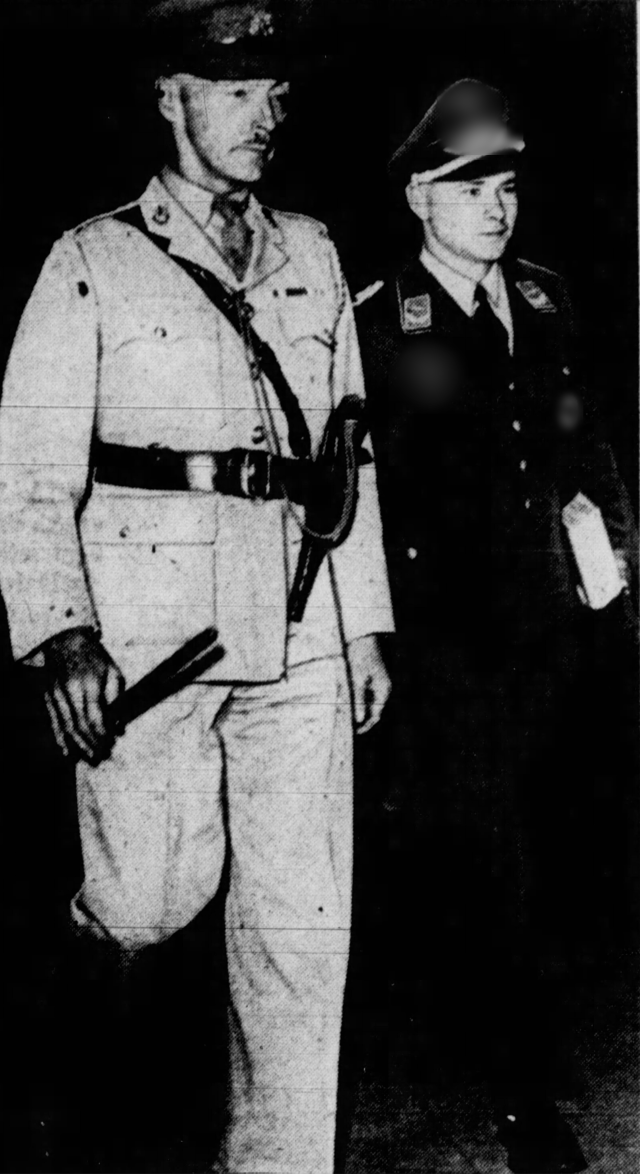
#> input picture video/krug-detroit/assets/stills/krug_1942.jpg, 3840 x 7039 px (shown at 1/6 size)
$ python thumbnail.py
#> lines starting #> are read from the running program, lines starting #| are printed output that depends on the picture
"""YouTube thumbnail (1280x720) in the channel's thumbnail format: one archive photo, a big caps
question, a red grease-pencil arrow at the detail that answers it, a small caps tag line.
Base photo: Jack Delano, Chicago at night, May 1943 (LoC LC-USW36-606, public domain).
Usage: python3 tools/thumbnail.py   (needs thumbnail/freight_master.tif and Barlow Condensed TTFs)"""
from pathlib import Path
import math
import numpy as np
from PIL import Image, ImageDraw, ImageFilter, ImageFont

ROOT = Path(__file__).resolve().parent.parent
T = ROOT / "thumbnail"
RED = (224, 68, 46)
W, H = 1280, 720

# [21 lines left out: function base, not called in this run]

def text(d, xy, s, size, font="Black", stroke=9, fill=(255, 255, 255), anchor="la"):
    f = ImageFont.truetype(str(T / f"BarlowCondensed-{font}.ttf"), size)
    x, y = xy
    d.text((x + 5, y + 7), s, font=f, fill=(0, 0, 0), stroke_width=stroke, stroke_fill=(0, 0, 0), anchor=anchor)
    d.text((x, y), s, font=f, fill=fill, stroke_width=stroke, stroke_fill=(0, 0, 0), anchor=anchor)

def arrow(img, pts, width=15):
    """Hand-drawn curved arrow (quadratic Bezier) ending in an open head; black outline under red."""
    (x0, y0), (cx, cy), (x1, y1) = pts
    path = [((1 - t) ** 2 * x0 + 2 * (1 - t) * t * cx + t * t * x1, (1 - t) ** 2 * y0 + 2 * (1 - t) * t * cy + t * t * y1)
            for t in np.linspace(0, 1, 60)]
    ang = math.atan2(y1 - path[-6][1], x1 - path[-6][0])
    head = [(x1 + 46 * math.cos(ang + s * 2.6), y1 + 46 * math.sin(ang + s * 2.6)) for s in (-1, 1)]
    d = ImageDraw.Draw(img)
    for col, w in (((0, 0, 0), width + 8), (RED, width)):
        d.line(path, fill=col, width=w, joint="curve")
        for h in head:
            d.line([h, (x1, y1)], fill=col, width=w)
        for p in [path[0], path[-1], *head]:
            d.ellipse([p[0] - w / 2, p[1] - w / 2, p[0] + w / 2, p[1] + w / 2], fill=col)

def tag(d, xy, s, size=40):
    """House slug: black tab with a red square."""
    f = ImageFont.truetype(str(T / "BarlowCondensed-Bold.ttf"), size)
    x, y = xy
    tw = d.textlength(s, font=f)
    d.rectangle([x, y, x + tw + 62, y + size + 18], fill=(11, 11, 11))
    d.rectangle([x + 16, y + (size + 18) / 2 - 8, x + 32, y + (size + 18) / 2 + 8], fill=RED)
    d.text((x + 44, y + 7), s, font=f, fill=(236, 233, 225))

# [45 lines left out: functions make, surrender_panel, make_split, not called in this run]


def from_image(src, name, line1, line2, small, arrow_pts, text_x=None, size=None):
    """Thumbnail from a generated/supplied image (e.g. made in ChatGPT): fit to 1280x720, B&W except the
    warm lights, caps question on the window side, red grease arrow, house tag."""
    im = Image.open(src).convert("RGB")
    r = max(W / im.width, H / im.height)
    im = im.resize((round(im.width * r), round(im.height * r)), Image.LANCZOS)
    im = im.crop(((im.width - W) // 2, (im.height - H) // 2, (im.width - W) // 2 + W, (im.height - H) // 2 + H))
    a = np.asarray(im).astype(np.float32) / 255
    lum = a @ np.array([0.299, 0.587, 0.114])
    m = np.clip((lum - 0.78) / 0.15, 0, 1)[..., None]  # only the brightest lights keep a warm tint
    warm = np.clip(np.repeat(lum[..., None], 3, 2) * np.array([1.25, 1.05, 0.7]), 0, 1)
    out = np.repeat(lum[..., None], 3, 2) * (1 - m) + warm * m
    img = Image.fromarray((np.clip(out, 0, 1) * 255).astype(np.uint8))
    d = ImageDraw.Draw(img)
    x = text_x if text_x is not None else 700
    size = size or (128 if max(len(line1), len(line2)) <= 9 else 108)
    text(d, (x, 26), line1, size)
    text(d, (x, 26 + size * 0.94), line2, size)
    arrow(img, arrow_pts)
    tag(ImageDraw.Draw(img), (52, H - 98), small)
    img.save(T / f"{name}.jpg", quality=92)
    print("wrote", T / f"{name}.jpg")


# [8 lines left out: function shifted_base, not called in this run]


if __name__ == "__main__":
    # Lt. Hans Peter Krug escorted into the Detroit courtroom, Detroit Times, July 1, 1942 (public domain); insignia blurred
    im = Image.open(ROOT / "assets/stills/krug_1942.jpg").convert("RGB")
#> im is the input picture: PIL image 3840x7039 RGB; min 0, max 227, mean 63.3
    y0 = 180
    im = im.crop((0, y0, im.width, y0 + round(im.width * 9 / 16)))
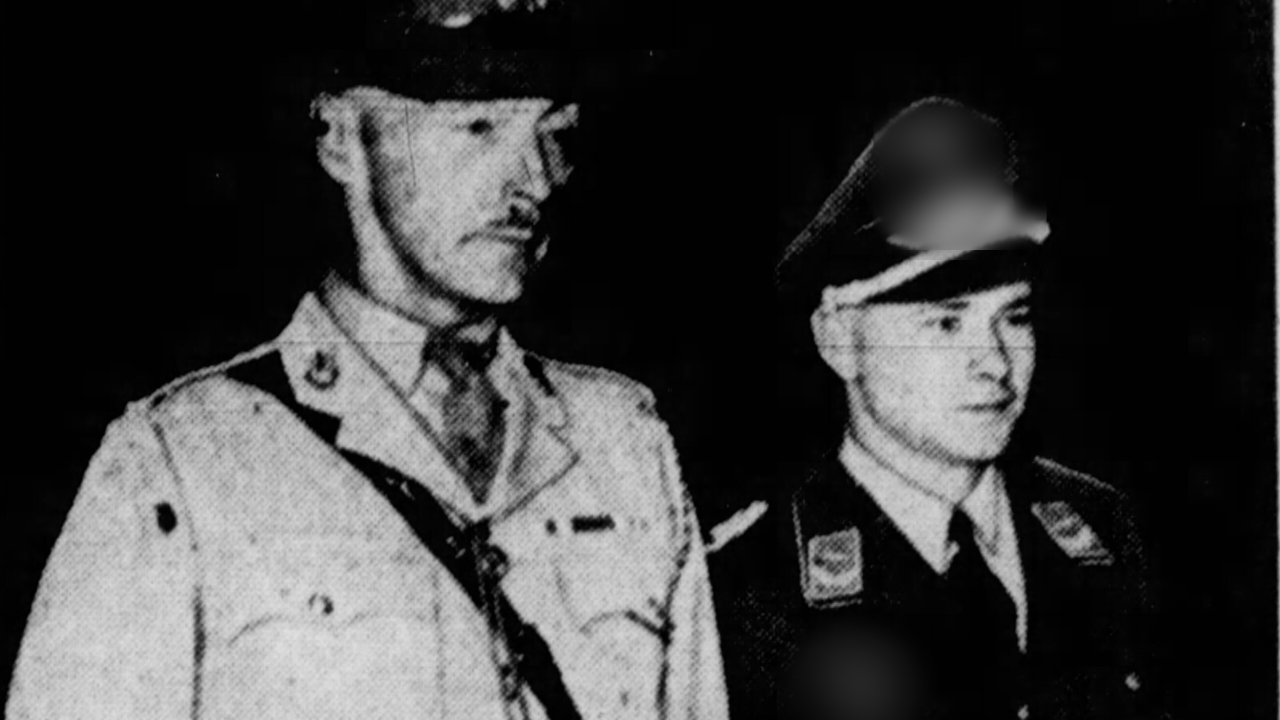
#> im: PIL image 3840x2160 RGB (shown at 1/3 size); min 0, max 226, mean 60
    a = np.asarray(im).astype(np.float32)
    ramp = np.clip(np.linspace(0.35, 1.25, a.shape[1]), 0, 1.25)[None, :, None]  # darker left side so the text reads
#> ramp = 3840 values from 0.35 to 1.25
    a = np.clip((a * ramp - 10) * 1.15, 0, 255)
    Image.fromarray(a.astype(np.uint8)).save(T / "krug_base.jpg", quality=95)
    arrow_pts = [(560, 470), (720, 520), (845, 430)]
    from_image(T / "krug_base.jpg", "thumbnail_B", "HE BOUGHT HIM", "A BUS TICKET", "GERMAN POW · DETROIT 1942", arrow_pts, text_x=40, size=104)
#> in from_image, `im = im.resize((round(im.width * r), round(im.height * r)), Image.LANC..`:
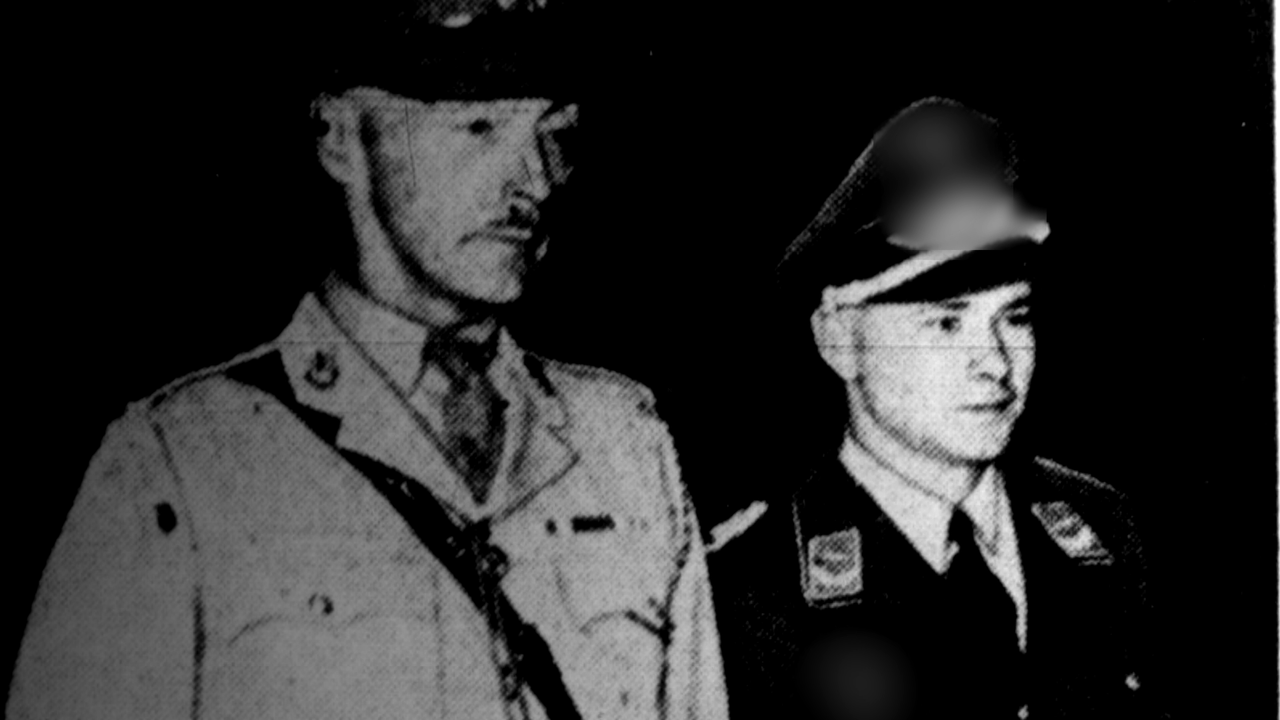
#> im: PIL image 1280x720 RGB; min 0, max 255, mean 41.9
#> in from_image, `m = np.clip((lum - 0.78) / 0.15, 0, 1)[..., None]`:
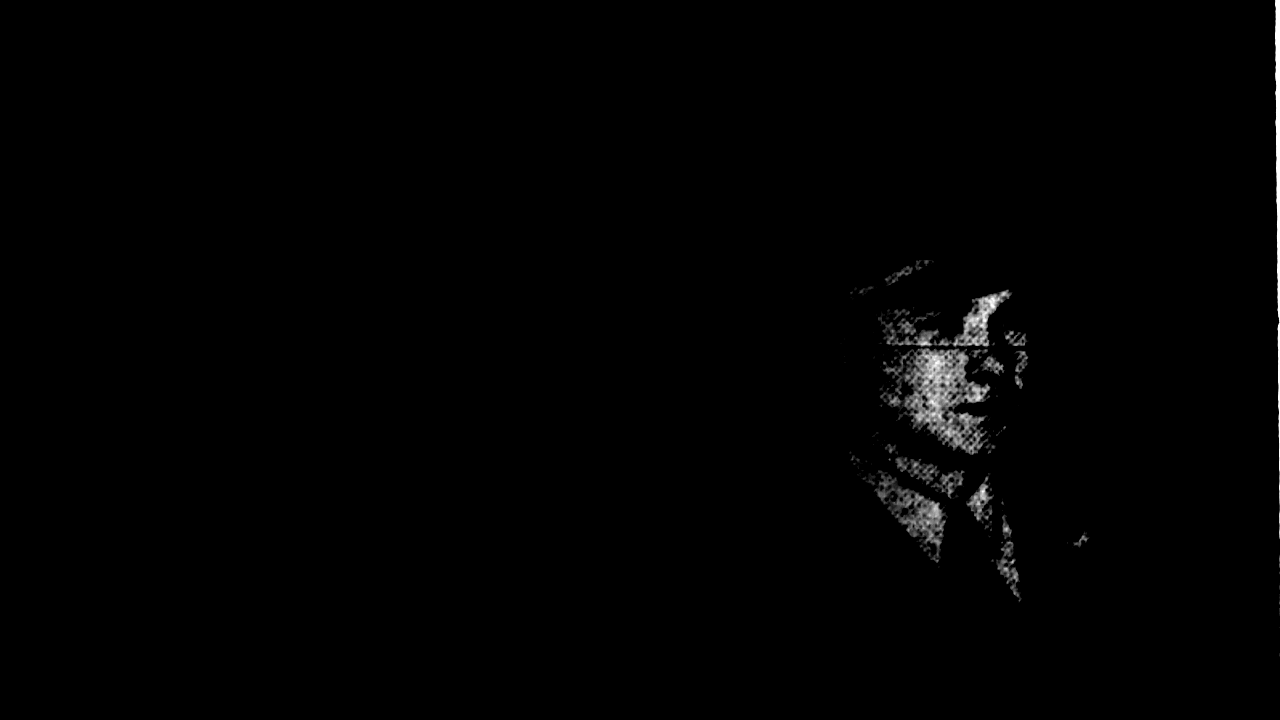
#> m: shape (720, 1280, 1) float64; min 0, max 1, mean 0.00802
#> in from_image, `warm = np.clip(np.repeat(lum[..., None], 3, 2) * np.array([1.25, 1.05,..`:
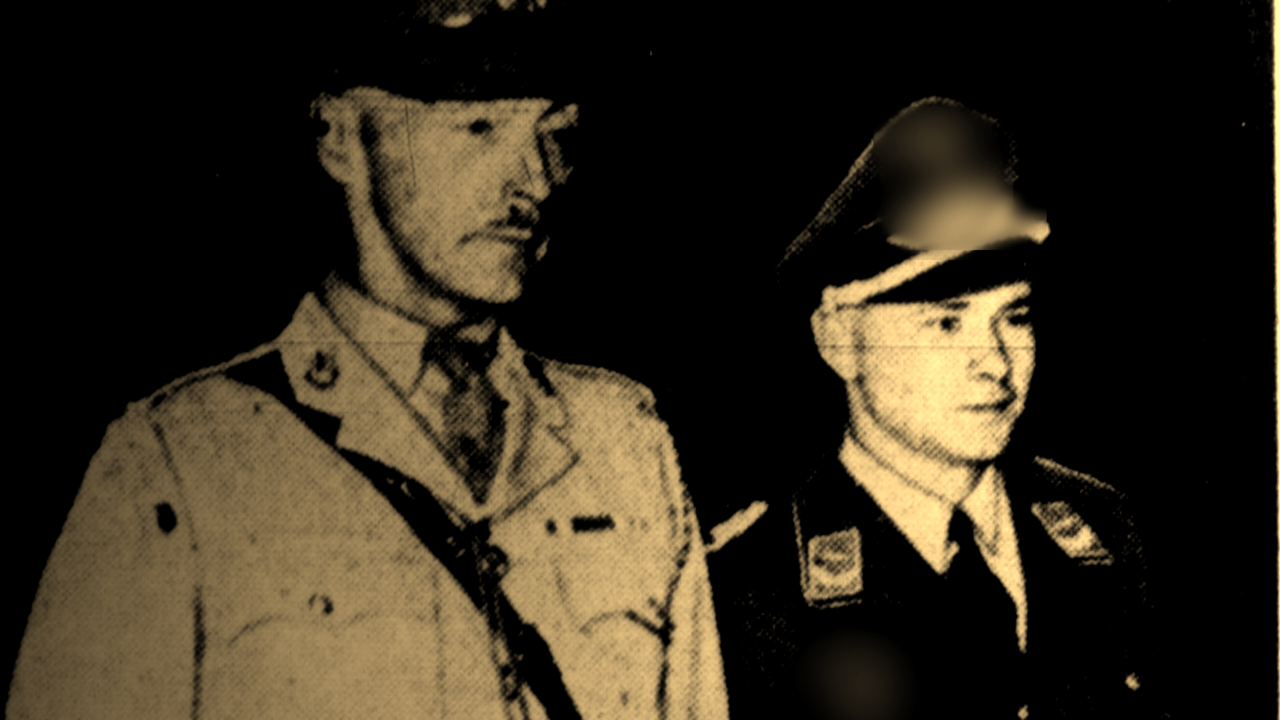
#> warm: shape (720, 1280, 3) float64; mean of channels 0, 1, 2 0.204, 0.172, 0.115; drawn as R, G, B
    from_image(T / "krug_base.jpg", "thumbnail_A", "HE FED THIS POW.", "THE PENALTY: DEATH", "GERMAN POW · DETROIT 1942", arrow_pts, text_x=40, size=100)
#> call 2 of from_image, with name = 'thumbnail_A', line1 = 'HE FED THIS POW.', line2 = 'THE PENALTY: DEATH', small = 'GERMAN POW · DETROIT 1942', text_x = 40, size = 100
#> in from_image (call 2), `tag(ImageDraw.Draw(img), (52, H - 98), small)`:
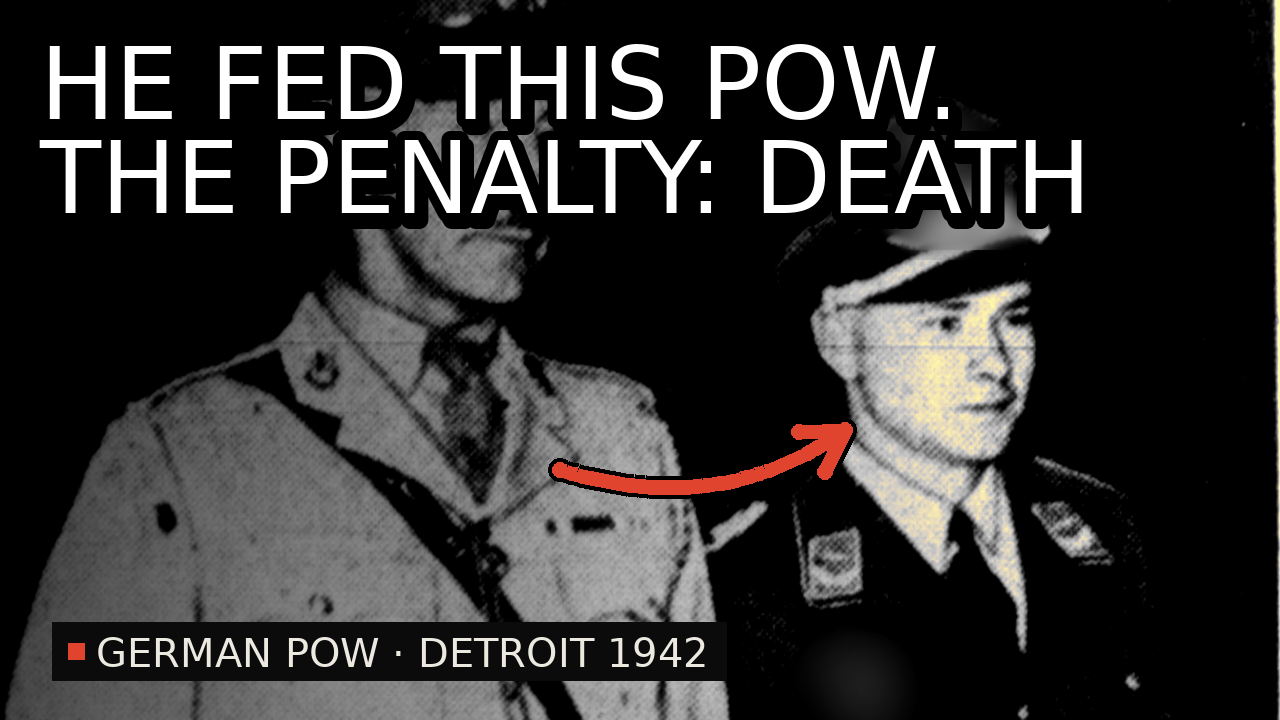
#> img: PIL image 1280x720 RGB; mean R, G, B 48.3, 47.1, 46.3

$ run again, with video/krug-detroit/assets/stills/jury_1942.jpg copied over video/krug-detroit/assets/stills/krug_1942.jpg
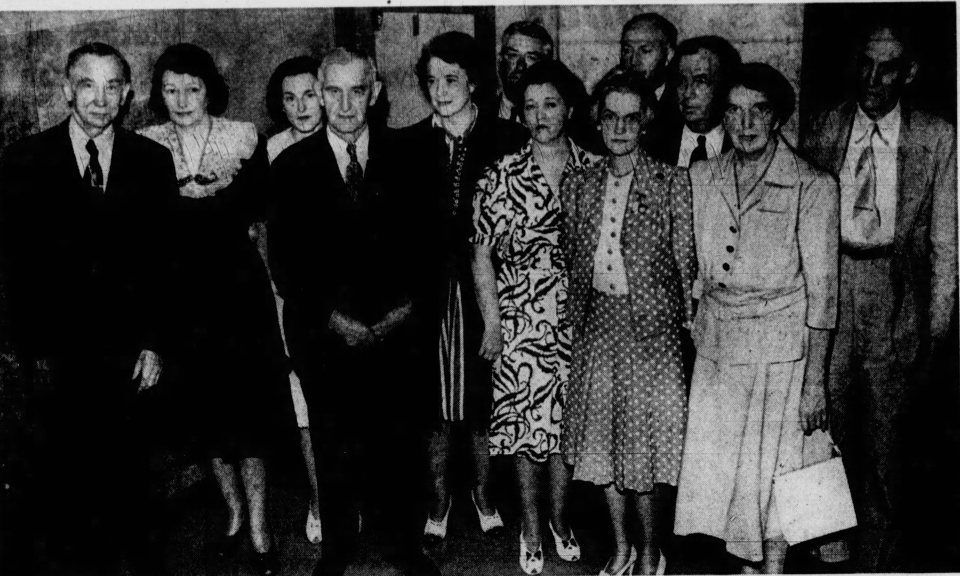
#> input picture video/krug-detroit/assets/stills/jury_1942.jpg, 3840 x 2303 px (shown at 1/4 size)
#> in from_image, `m = np.clip((lum - 0.78) / 0.15, 0, 1)[..., None]`:
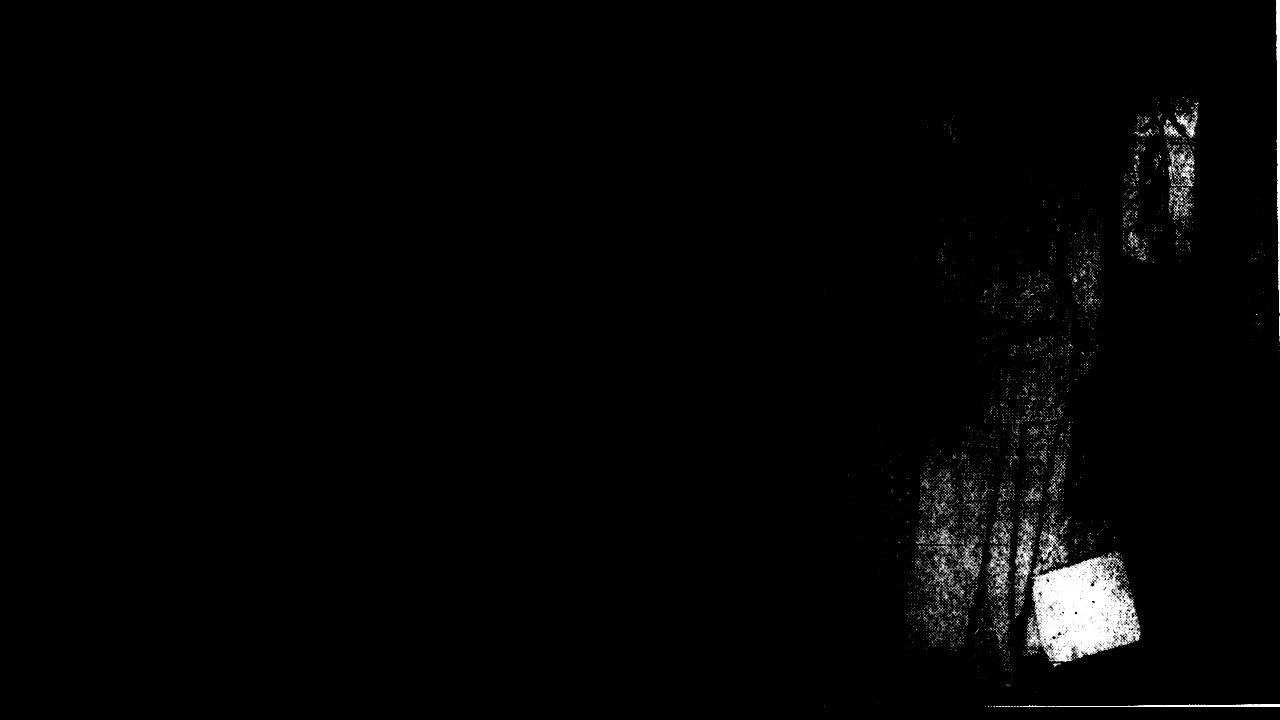
#> m: shape (720, 1280, 1) float64; min 0, max 1, mean 0.0163
#> in from_image (call 2), `tag(ImageDraw.Draw(img), (52, H - 98), small)`:
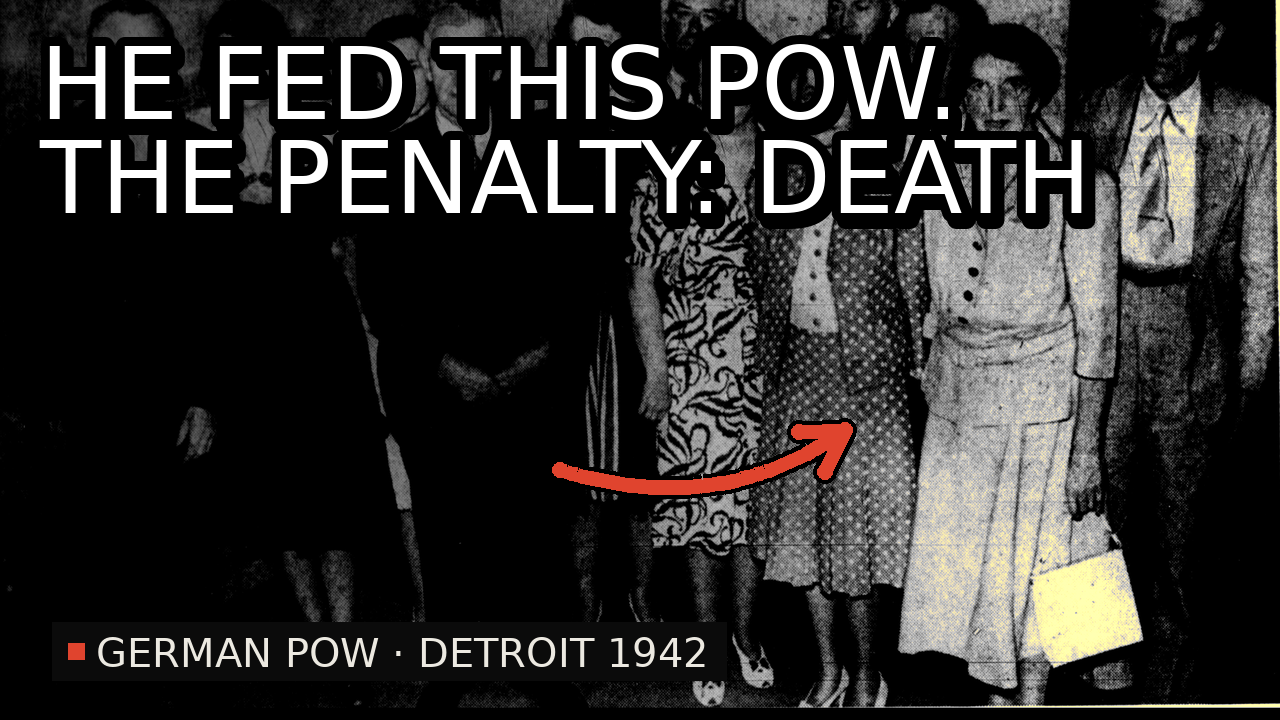
#> img: PIL image 1280x720 RGB; mean R, G, B 49.2, 48, 46.5
